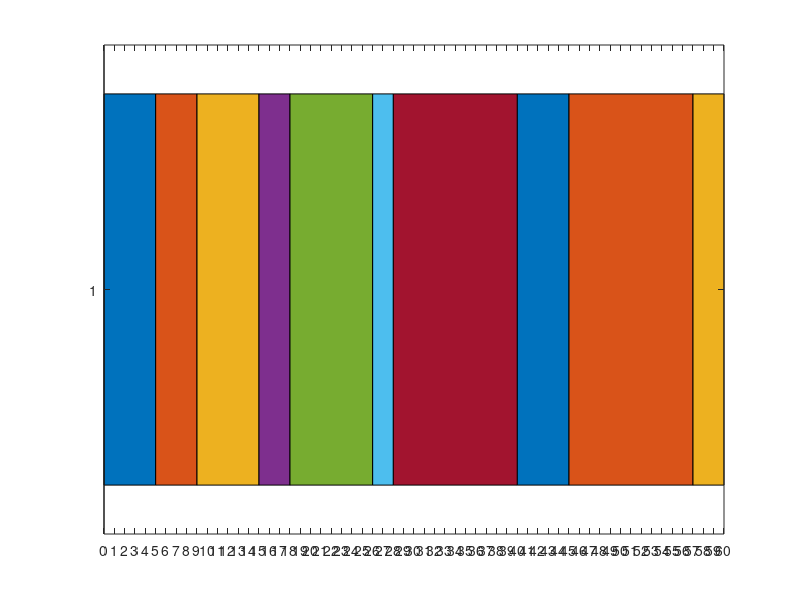

Here is the MATLAB script that generated this plot: (Note: this script raises an error after producing the figure.)
clear all;
clc;

%% Parameters

% Defining the jobs
J = [1 2 3 4 5 6 7 8 9 10]';

% Defining the processing times
P = [5 3 6 8 4 12 12 5 3 2]';

% Defining the due dates
D = [12 60 16 15 9 15 32 20 18 18]'; % 10 6 8 7

% Defining the weights
W = [1 1 1 1.5 1 1 2 1 1.2 3]';

% Defining the matrix of precedences
precedences = zeros(10,10);
precedences(1,3) = 1;
precedences(9,10) = 1;

% Defining the stages
N = length(J);
X0 = 0;

% Cell array with all the possible states in the stages
for i = 1:N   
    X{i} = nchoosek(1:N,i);
end

%% Pruning

% Pruning the first stage

% Loop on the columns of the precendeces matrix
% If the state has value of 0 it has no precedences
j=1;
for i=1:length(X{1}(:,1))
    if sum(precedences(:,i)) == 0
        Y{1}(j,:) = X{1}(i,:);
        j = j+1;
    end 
end

% Pruning the other stages
% I have to check if each state is reachable from the previous state,
% if it's reachable I have to verify that respects the contraints,
% if it's verified then is admissible.

% Loop to prune the other stages

for c=2:N
    j=1;
    % Loop with all the possible states in the c-th stage
    for i=1:length(X{c}(:,1))
        count = 0;
        % Loop with the states in the previous stage
        for k=1:length(Y{c-1}(:,1))
            % If at least one state from the previous stage has distance
            % one from the state of the actual stage, then the state is 
            % admissible if the preceding constraints are satisfied
            if size(setdiff(X{c}(i,:),Y{c-1}(k,:)))==1
                count = count + 1;
            end 
        end
        % Check if this state satisfies the constraints
        if count > 0
            count = 0;
            % Loop on the jobs computed by the state i in the stage c
            for a=1:length(X{c}(i,:))
                % Loop on the rows of the precedences matrix
                for b=1:length(precedences(1,:))
                    if precedences(b,X{c}(i,a)) ~= 0
                        % There is a preceding constraint on this job,
                        % I have to control if the job that has to be 
                        % executed before has been executed in the state
                        if (~ismember(b,X{c}(i,:)))
                            count = count + 1;
                        end
                    end
                end
            end
            if count == 0 % Then it is admissible
                Y{c}(j,:) = X{c}(i,:);
                j = j+1;
            end
        end
    end % End loop on the states of stage c
end

X = Y;

%% Backward phase

% Step N
states(N)=length(X{N}(:,1));
Go{N}=0; % cost at each state

% Steps from N-1 to 1
for k=N-1:-1:1
    states(k)=length(X{k}(:,1));
    G{k}=10000*ones(states(k),states(k+1)); % cost matrix
    for i=1:states(k)
        start_time=sum(P(X{k}(i,:))); % sum of all the p of the job listed
        for j=1:states(k+1)
            if ismember(X{k}(i,:),X{k+1}(j,:)) % control to check if the state is reachable
                control(i,j)=setdiff(X{k+1}(j,:),X{k}(i,:)); % job to compute the tardiness
                tardiness{k}(i,j) = max((start_time+P(control(i,j))-D(control(i,j))), 0)*W(k); % tardiness computation
                G{k}(i,j)=Go{k+1}(j)+tardiness{k}(i,j); % add the tardiness to the previous cost
            end
        end
        Go{k}(i)=min(G{k}(i,:)); % update the cost matrix
    end
end

% Step 0
G0 = zeros(1,length(X{1}));
for i=1:length(X{1})
    G0(i)=Go{1}(i)+max((P(X{1}(i))-D(X{1}(i))), 0);
end

[Go0, index]=min(G0); % add the storage of the optimal control
path{1} = X{1}(index, :); % cell of list of execution

%% Forward phase

path{N} = zeros(N);
for i=2:N
    [value, index] = min(Go{i});
    path{i} = X{i}(index, :);
end

scheduled = zeros(N,1);
for i=N:-1:2
    scheduled(i) = setdiff(path{i}, path{i-1});
end
scheduled(1) = path{1};

% Completion time definition
completionTime = zeros(N,1);
temp = 0;
for i=1:N
    completionTime(i) = temp + P(scheduled(i));
    temp = completionTime(i);
end

%% Gantt chart

clf;
close all;

% Creation of the matrix that we're going
% to plot in the Gantt chart
ganttMatrix = zeros(N,1);
for i = 1:length(P)
    ganttMatrix(i) = P(scheduled(i));
end

H = barh(1,ganttMatrix,'stacked');

% Display every second in the X axis
xticks(0:1:sum(P));
% Display red or blue lines corresponding to the due dates
for i=1:length(D)
    if scheduled(i) == 4 || scheduled(i) == 6
        xl = xline(D(scheduled(i)),'--r',"D4 & D6" + string());
        xl.LabelHorizontalAlignment = 'left';
        continue;
    end
    if scheduled(i) == 9 || scheduled(i) == 10
        if completionTime(i) > D(scheduled(i))
            xl = xline(D(scheduled(i)),'--r',"D9 & D10" + string());
            xl.LabelHorizontalAlignment = 'left'; % green
            continue;
        end
    end
    if completionTime(i) > D(scheduled(i))
        xl = xline(D(scheduled(i)),'--r',"D" + string(scheduled(i)));
        xl.LabelHorizontalAlignment = 'left';
    else
        xl = xline(D(scheduled(i)),'--b',"D" + string(scheduled(i)));
        xl.LabelHorizontalAlignment = 'left';
    end
end
% Vertical lines
grid on;
if N > 6
    H(8).FaceColor = 'g';
    H(9).FaceColor = 'y';
    H(10).FaceColor = 'b';
end
title('Gantt chart');
xlabel('Processing time');
ylabel('Job schedule');
% Printing of the labels in the charts
labelx = H(1).YEndPoints - 4.5;
labely = H(1).XEndPoints;
text(labelx, labely, "J" + string(scheduled(1)),'VerticalAlignment', 'middle');
for i = 1:N
    labelx = H(i).YEndPoints + 0.5;
    labely = H(i).XEndPoints;
    if i ~= N
        text(labelx, labely, "J" + string(scheduled(i+1)),'VerticalAlignment', 'middle');
    end
end
